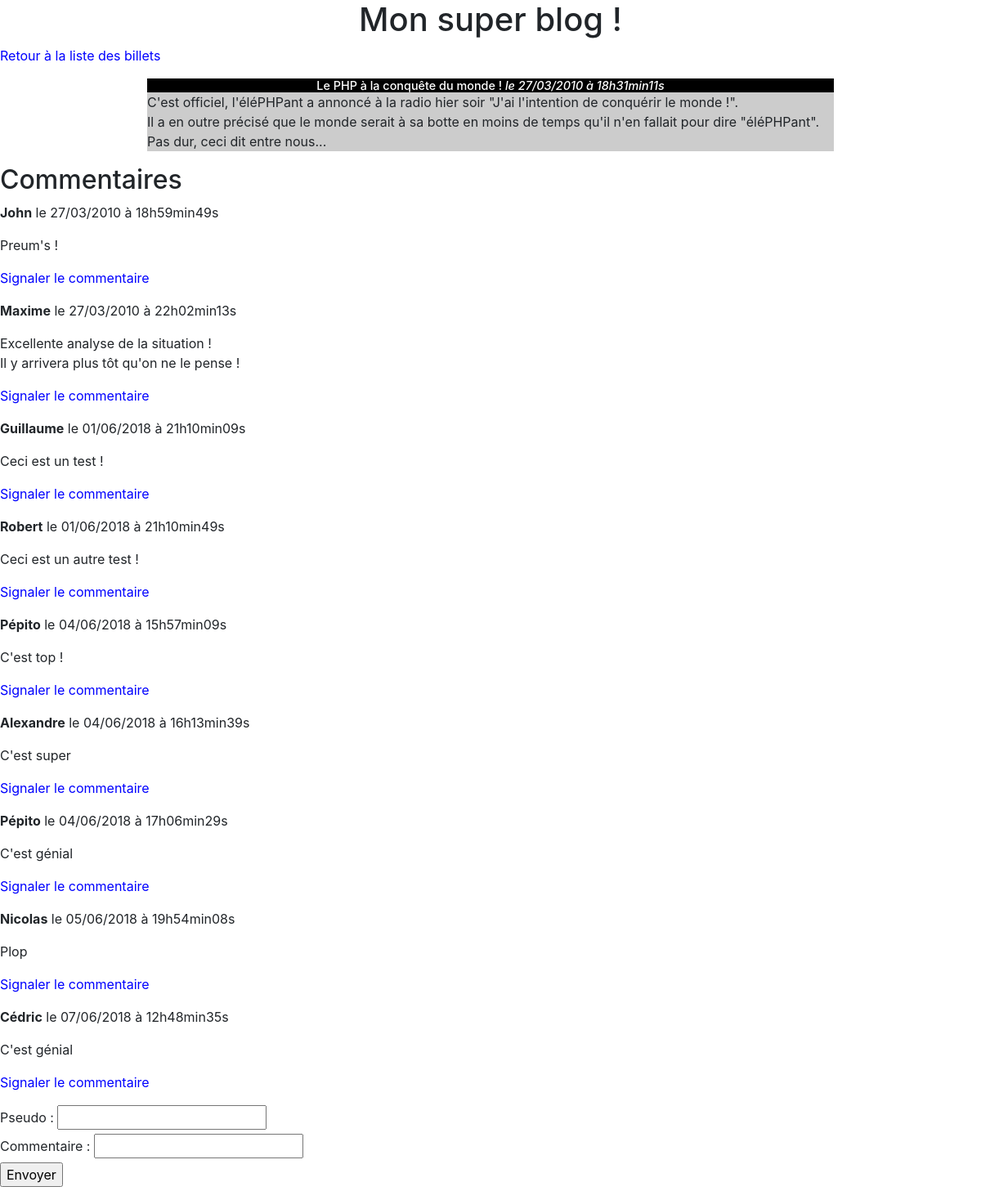
/index.php?controller=post&action=show&postId=2, run on an earlier commit of the app's database.
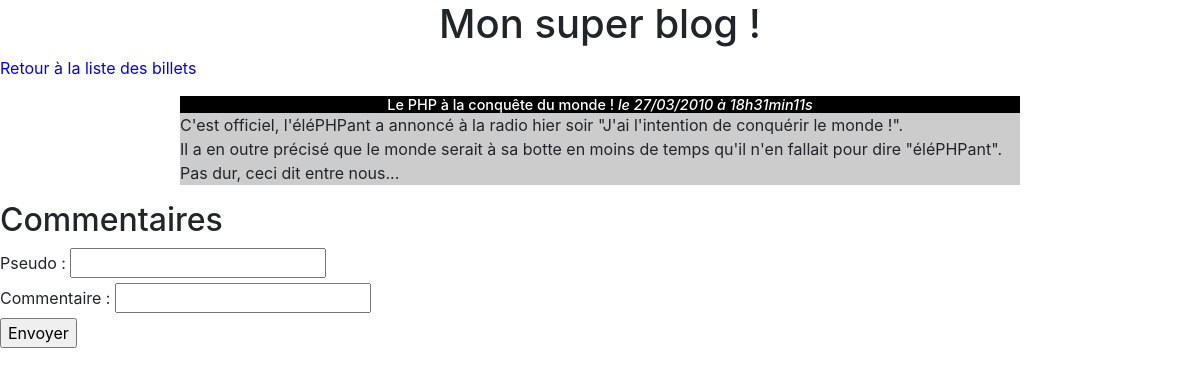
And on a later commit of the database.
### tables this page shows
CREATE TABLE `posts` (
  `id` int(11) NOT NULL,
  `title` varchar(255) NOT NULL,
  `content` text NOT NULL,
  `creation_date` datetime NOT NULL
);

CREATE TABLE `comments` (
  `id` int(11) NOT NULL,
  `post_id` int(11) NOT NULL,
  `author` varchar(255) NOT NULL,
  `content` text NOT NULL,
  `report_counter` int(11) NOT NULL,
  `creation_date` datetime NOT NULL
);

### controller/PostFrontController.php (called while the page is built, shortened)
<?php
require_once('BaseController.php');
class PostFrontController extends BaseController
{
    public function showAction()
    {
        $postId = isset($_GET['postId']) ? (int) $_GET['postId'] : 0;
        $viewData = $this->initViewData();
        $viewData['post'] = $this->getContainer()->getPostManager()->getPost($postId);
        $viewData['commentsList'] = $this->getContainer()->getCommentManager()->getCommentsList($postId);
        require('view/front/postShowView.php');
    }
}

### model/Router.php (called while the page is built, shortened)
<?php
class Router
{
    protected $config;
    public function getConfig()
    {
        return $this->config;
    }
    public function setConfig(array $config)
    {
        $this->config = $config;
    }
    public function executeAction($controllerParam, $actionParam, $envParam)
    {
        $controller = new $controllerName();
        $actionName = $actionParam.'Action';
        require_once(__DIR__.'/../model/Container.php');
        $container = new Container($this->getConfig());
        $controller->setContainer($container);
        $controller->$actionName();
    }
}

### index.php (called while the page is built)
<?php
require_once('config.php');
require_once('model/Router.php');
$router = new \OpenClassrooms\Blog\Model\Router($config);
try {
    $router->executeAction(
        isset($_REQUEST['controller']) ? $_REQUEST['controller'] : 'post',
        isset($_REQUEST['action']) ? $_REQUEST['action'] : 'list',
        'front'
    );
} catch(Exception $e) {
    $viewData['error'] = $e->getMessage();
    require('view/errorView.php');
}

### controller/BaseController.php (called while the page is built, shortened)
<?php
require_once(__DIR__.'/../model/Container.php');
abstract class BaseController
{
    protected $container;
    public function getContainer()
    {
        return $this->container;
    }
    public function setContainer(\OpenClassrooms\Blog\Model\Container $container)
    {
        $this->container = $container;
    }
    public function initViewData()
    {
        $viewData = [];
        $viewData['title'] = $this->getContainer()->getConfig()['title'];
        return $viewData;
    }
}

### model/Container.php (called while the page is built, shortened)
<?php
class Container
{
    protected $config;
    public function getConfig()
    {
        return $this->config;
    }
    public function setConfig(array $config)
    {
        $this->config = $config;
    }
    protected function getDatabaseHandler()
    {
        static $instance;
        if (!isset($instance)) {
            $instance = new \PDO(
                $this->config['database']['dsn'],
                $this->config['database']['username'],
                $this->config['database']['username']
            );
        }
        return $instance;
    }
    public function getPostManager()
    {
        static $instance;
        if (!isset($instance)) {
            include_once('PostManager.php');
            $instance = new \OpenClassrooms\Blog\Model\PostManager($this->getDatabaseHandler());
        }
        return $instance;
    }
    public function getCommentManager()
    {
        static $instance;
        if (!isset($instance)) {
            include_once('CommentManager.php');
            $instance = new \OpenClassrooms\Blog\Model\CommentManager($this->getDatabaseHandler());
        }
        return $instance;
    }
}

### model/Manager.php (called while the page is built, shortened)
<?php
abstract class Manager
{
    protected $databaseHandler;
    public function getDatabaseHandler()
    {
        return $this->databaseHandler;
    }
    public function setDatabaseHandler(\PDO $databaseHandler)
    {
        $this->databaseHandler = $databaseHandler;
    }
}

### model/PostManager.php (called while the page is built, shortened)
<?php
require_once('Manager.php');
require_once('Post.php');
class PostManager extends Manager
{
    public function getPost($id)
    {
        $request = $this->getDatabaseHandler()->prepare('SELECT id, title, content, DATE_FORMAT(creation_date, \'%d/%m/%Y à %Hh%imin%ss\') AS creation_date_fr FROM posts WHERE id = ?');
        $request->execute(array($id));
        $result = $request->fetch();
        $post = new Post();
        $post->setId($result['id']);
        $post->setTitle($result['title']);
        $post->setContent($result['content']);
        $post->setCreationDate($result['creation_date_fr']);
        return $post;
    }
}

### model/CommentManager.php (called while the page is built, shortened)
<?php
require_once('Manager.php');
require_once('Comment.php');
class CommentManager extends Manager
{
    public function getCommentsList($postId)
    {
        $request = $this->getDatabaseHandler()->prepare('SELECT id, post_id, author, content, report_counter, DATE_FORMAT(creation_date, \'%d/%m/%Y à %Hh%imin%ss\') AS creation_date_fr FROM comments WHERE post_id = ? ORDER BY creation_date');
        $request->execute(array($postId));
        $resultsList = $request->fetchAll();
        $commentsList = [];
        foreach ($resultsList as $result) {
            $comment = new Comment();
            $comment->setId($result['id']);
            $comment->setPostId($result['post_id']);
            $comment->setAuthor($result['author']);
            $comment->setContent($result['content']);
            $comment->setReportCounter($result['report_counter']);
            $comment->setCreationDate($result['creation_date_fr']);
            $commentsList[] = $comment;
        }
        return $commentsList;
    }
}

### model/Post.php (called while the page is built, shortened)
<?php
class Post
{
    private $title;
    private $content;
    private $creationDate;
    public function getTitle()
    {
        return $this->title;
    }
    public function setTitle($title)
    {
        $this->title = $title;
    }
    public function getContent()
    {
        return $this->content;
    }
    public function setContent($content)
    {
        $this->content = $content;
    }
    public function getCreationDate()
    {
        return $this->creationDate;
    }
    public function setCreationDate($creationDate)
    {
        $this->creationDate = $creationDate;
    }
}

### model/Comment.php (called while the page is built, shortened)
<?php
class Comment
{
    private $id;
    private $postId;
    private $author;
    private $content;
    private $creationDate;
    public function getId()
    {
        return $this->id;
    }
    public function setId($id)
    {
        $this->id = $id;
    }
    public function getPostId()
    {
        return $this->postId;
    }
    public function setPostId($postId)
    {
        $this->postId = $postId;
    }
    public function getAuthor()
    {
        return $this->author;
    }
    public function setAuthor($author)
    {
        $this->author = $author;
    }
    public function getContent()
    {
        return $this->content;
    }
    public function setContent($content)
    {
        $this->content = $content;
    }
    public function getCreationDate()
    {
        return $this->creationDate;
    }
    public function setCreationDate($creationDate)
    {
        $this->creationDate = $creationDate;
    }
}

### view/front/_commentView.php (the view)
<p><strong><?php echo htmlspecialchars($comment->getAuthor()); ?></strong> le <?php echo $comment->getCreationDate(); ?></p>
<p><?php echo nl2br(htmlspecialchars($comment->getContent())); ?></p>
<p><a href="index.php?controller=comment&amp;action=report&amp;postId=<?php echo $comment->getPostId(); ?>&amp;commentId=<?php echo $comment->getId(); ?>">Signaler le commentaire</a></p>

### view/front/postShowView.php (shortened to what this page needs)
<h1>Mon super blog !</h1>
<p><a href="index.php">Retour à la liste des billets</a></p>
<?php
require('_postView.php');
?>
<h2>Commentaires</h2>
<?php
foreach ($viewData['commentsList'] as $comment) {
    require('_commentView.php');
}
?>
<form action="index.php?controller=comment&amp;action=create" method="post">
    <p>
        <label for="author">Pseudo</label> : <input type="text" name="author" id="author" required /><br />
        <label for="content">Commentaire</label> :  <input type="text" name="content" id="content" required /><br />
        <input type="submit" value="Envoyer" />
    </p>
</form>
<?php $content = ob_get_clean(); ?>
<?php require(__DIR__.'/../template.php'); ?>

### view/front/_postView.php (shortened to what this page needs)
<div class="post">
    <h3>
        <?php echo htmlspecialchars($viewData['post']->getTitle()); ?>
        <em>le <?php echo $viewData['post']->getCreationDate(); ?></em>
    </h3>
    <p>
        <?php
            echo nl2br($viewData['post']->getContent());
        ?>
    </p>
</div>

### view/template.php (shortened to what this page needs)
<!DOCTYPE html>
<html>
    <head>
        <link rel="stylesheet" href="public/css/bootstrap/bootstrap.min.css" />
        <link href="public/css/style.css" rel="stylesheet" />
    </head>
    <body>
        <?php echo $content; ?>
    </body>
</html>

### public/css/style.css (style rules this page uses)
h1, h3 { text-align:center; }
h3 { background-color:black; color:white; font-size:0.9em; margin-bottom:0px; }
.post p { background-color:#CCCCCC; margin-top:0px; }
.post { width:70%; margin:auto; }
a { text-decoration: none; color: blue; }

What changed in the data, as far as the page shows it:
removed comments: author "John", CreationDate "27/03/2010 à 18h59min49s", content "Preum's !"
removed comments: author "Maxime", CreationDate "27/03/2010 à 22h02min13s", content "Excellente analyse de la situation ! Il y arrivera plus tôt qu'on ne le pense !"
removed comments: author "Guillaume", CreationDate "01/06/2018 à 21h10min09s", content "Ceci est un test !"
removed comments: author "Robert", CreationDate "01/06/2018 à 21h10min49s", content "Ceci est un autre test !"
removed comments: author "Pépito", CreationDate "04/06/2018 à 15h57min09s", content "C'est top !"
removed comments: author "Alexandre", CreationDate "04/06/2018 à 16h13min39s", content "C'est super"
removed comments: author "Pépito", CreationDate "04/06/2018 à 17h06min29s", content "C'est génial"
removed comments: author "Nicolas", CreationDate "05/06/2018 à 19h54min08s", content "Plop"
removed comments: author "Cédric", CreationDate "07/06/2018 à 12h48min35s", content "C'est génial"
